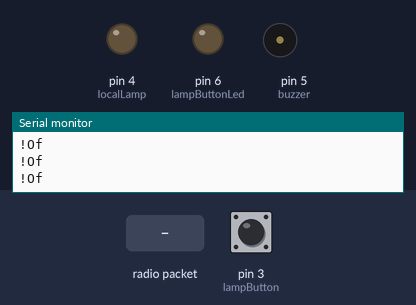
A sketch run on a simulated Arduino Uno, built with avr-gcc and run on an emulated ATmega328P. Parts: output pins drawn as LEDs (lit = HIGH), buzzer (waves = sounding), the last lines printed to the serial monitor. Dashed ring = blinking. The test bench sets the inputs (shaded band); at power-on: pin 3 (lampButton) LOW. No radio packets arrive unless stated.

Above: at 1.3 s.
1.4 s: pin 3 (lampButton) pulled HIGH for 0.15 s
At 1.95 s:
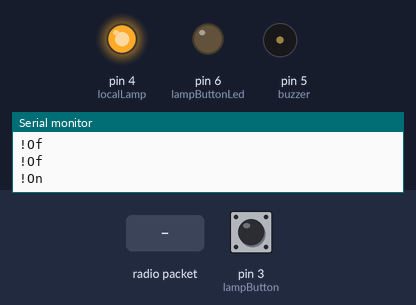
4.4 s: pin 3 (lampButton) pulled HIGH for 1 s
At 5.77 s:
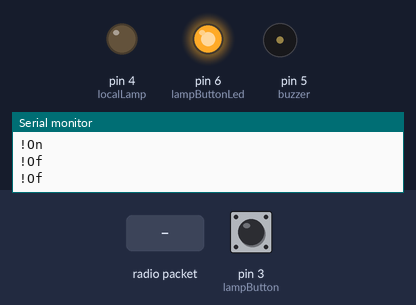
7.4 s: radio packet "!On" arrives
At 8.51 s:
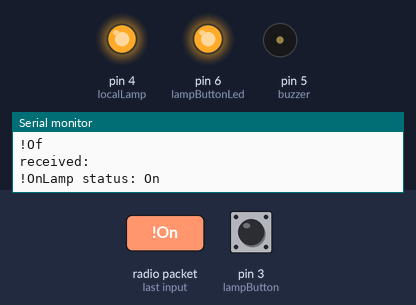
10.4 s: pin 3 (lampButton) pulled HIGH for 0.15 s
At 10.6 s:
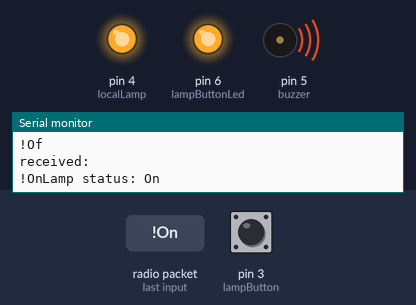
13.4 s: radio packet "!Of" arrives
At 13.78 s:
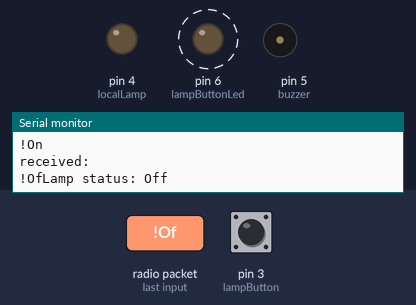
Timing chart, 0 to 20.4 s (numbered marks = the images above; inputs shaded):
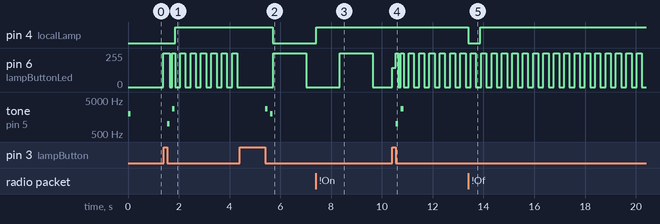

Measured:
- after the input at 1.4 s, pin 4 (localLamp): LOW → HIGH after 0.45 s; tone on pin 5 (buzzer): silent → 1000 Hz after 0.15 s, → silent 0.10 s later, → 2800 Hz 0.10 s later, → silent 0.10 s later
- after the input at 4.4 s, pin 4 (localLamp): HIGH → LOW after 1.3 s; tone on pin 5 (buzzer): silent → 2800 Hz after 1.0 s, → silent 0.10 s later, → 2000 Hz 0.10 s later, → silent 0.10 s later
- after the input at 7.4 s, pin 4 (localLamp): LOW → HIGH at once
- after the input at 10.4 s, tone on pin 5 (buzzer): silent → 1000 Hz after 0.15 s, → silent 0.10 s later, → 2800 Hz 0.10 s later, → silent 0.10 s later
- after the input at 13.4 s, pin 4 (localLamp): HIGH → LOW at once, → HIGH 0.47 s later
- by itself, pin 6 (lampButtonLed): alternates 255/255 for 0.20 s and 0/255 for 0.20 s

The sketch:

switch.ino
```cpp
#include <SPI.h>
#include <nRF24L01.h>
#include <RF24.h>

#define localLamp 4
#define lampButton 3
#define lampButtonLed 6
#define buzzer 5

#define buffSize 256

#define LED_MAX 255
#define LED_MIN 0

char receiveBuffer[buffSize];
uint8_t receiveBufferSize = 0;
bool offCommnadSent = false;
long lastTime;
boolean lampState = false;
RF24 radio(10, 9); // CE, CSN
const byte address[6] = "00001";
boolean buttonState = 0;
boolean lampSwitch = false;
long onTime = 0;
boolean warningBuzzer = false;
long lastBuzzerTime = 0;
boolean buzzerState = false;
int buzzerDelayTime[] = {500, 1600};
const char cmdBuf[][4] = {"!Of", "!On"};
int ledFadeValue = 0;
bool ledFadeDir = true;
long timeOld = 0;

void setup()
{
    pinMode(localLamp, OUTPUT);
    pinMode(lampButtonLed, OUTPUT);
    pinMode(buzzer, OUTPUT);
    pinMode(lampButton, INPUT);
    Serial.begin(115200);
    radio.begin();
    radio.openWritingPipe(address);
    radio.setPALevel(RF24_PA_MAX);
    radio.setDataRate(RF24_250KBPS);
    radio.stopListening();
    Serial.println("Setup of Switch finished!");
    tone(buzzer, 2000); // Send 1KHz sound signal...
    delay(100);
    noTone(buzzer); // Stop sound...
    sendCommand(0);
    sendCommand(0);
}
void loop()
{
    if (warningBuzzer)
    {
        if (millis() >= lastBuzzerTime + buzzerDelayTime[buzzerState])
        {
            lastBuzzerTime = millis();
            if (buzzerState)
            {
                tone(buzzer, 1950); // Send 1KHz sound signal...
            }
            else
            {
                noTone(buzzer);
            }
            buzzerState = !buzzerState;
        }
    }
    else
    {
        noTone(buzzer);
    }
    if (digitalRead(lampButton))
    {
        while (digitalRead(lampButton))
            ;
        if (lampSwitch)
        {
            tone(buzzer, 2800); // Send 1KHz sound signal...
            delay(100);
            noTone(buzzer); // Stop sound...
            delay(100);
            tone(buzzer, 2000); // Send 1KHz sound signal...
            delay(100);
            noTone(buzzer);
            warningBuzzer = false;
            ledFadeDir = true;
        }
        else
        {
            tone(buzzer, 1000); // Send 1KHz sound signal...
            digitalWrite(lampButtonLed, !digitalRead(lampButtonLed));
            delay(100);
            digitalWrite(lampButtonLed, !digitalRead(lampButtonLed));
            noTone(buzzer); // Stop sound...
            delay(100);
            digitalWrite(lampButtonLed, !digitalRead(lampButtonLed));
            tone(buzzer, 2800); // Send 1KHz sound signal...
            delay(100);
            digitalWrite(lampButtonLed, !digitalRead(lampButtonLed));
            noTone(buzzer);
            digitalWrite(lampButtonLed, !digitalRead(lampButtonLed));
            onTime = millis();
        }
        lampSwitch = !lampSwitch;
    }
    if (lampSwitch)
    {
        offCommnadSent = false;
        if (millis() >= lastTime + 1000)
        {
            setState(true);
            lastTime = millis();
        }
        if (millis() >= onTime + 40000)
        {
            warningBuzzer = true;
        }
    }
    else
    {
        if (!lampState && !offCommnadSent)
        {
            setState(false);
            offCommnadSent = true;
        }
    }
    /*if(lampState){
        digitalWrite(lampButtonLed,HIGH);
    }
    else{
        digitalWrite(lampButtonLed,LOW);
    }*/
    checkState(false);
    if (!lampSwitch)
    {
        if (ledFadeValue < LED_MAX && ledFadeDir)
        {
            ledFadeValue++;
        }
        else if (ledFadeValue > LED_MIN && !ledFadeDir)
        {
            ledFadeValue--;
        }
        else
        {
            ledFadeDir = !ledFadeDir;
        }
        analogWrite(lampButtonLed, ledFadeValue);
    }
    else
    {

        //if (ledFadeValue < LED_MAX)
        //{
        //    ledFadeValue++;
        //}
        //analogWrite(lampButtonLed, ledFadeValue);
        if(timeOld+200 < millis())
        {
            timeOld = millis();
            digitalWrite(lampButtonLed, !digitalRead(lampButtonLed));
        }

    }
    delay(5);
}
void setState(boolean state)
{
    if (!state)
    {
        sendCommand(0);
        sendCommand(0);
        digitalWrite(localLamp, LOW);
    }
    if (state)
    {
        sendCommand(1);
        digitalWrite(localLamp, HIGH);
    }
}
void sendCommand(int state)
{
    radio.stopListening();
    radio.write(&cmdBuf[state], sizeof(cmdBuf[state]));
    Serial.println(cmdBuf[state]);
    radio.startListening();
}
int checkState(bool waiting)
{
    if (waiting)
    {
        long timeOut = millis();
        while (radio.available() <= 0)
            if (millis() >= timeOut + 2000)
                return 2;
    }
    if (radio.available() > 0)
    {
        radio.read(receiveBuffer, buffSize);
        Serial.println("received: ");
        Serial.print(receiveBuffer);
        if (receiveBuffer[0] == '!')
        {
            if (strcmp(receiveBuffer, "!On") == 0)
            {
                Serial.println("Lamp status: On");
                lampState = true;
                digitalWrite(localLamp, HIGH);
                return 1;
            }
            else if (strcmp(receiveBuffer, "!Of") == 0)
            {
                digitalWrite(localLamp, LOW);
                Serial.println("Lamp status: Off");
                lampState = false;
                return 0;
            }
        }
    }
    return 2;
}
```
